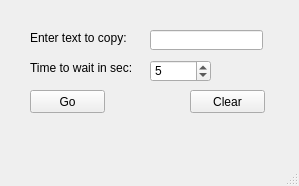
<?xml version="1.0" encoding="UTF-8"?>
<ui version="4.0">
 <class>MainWindow</class>
 <widget class="QMainWindow" name="MainWindow">
  <property name="geometry">
   <rect>
    <x>0</x>
    <y>0</y>
    <width>299</width>
    <height>186</height>
   </rect>
  </property>
  <property name="windowTitle">
   <string>JustCopy</string>
  </property>
  <widget class="QWidget" name="centralwidget">
   <widget class="QLineEdit" name="lineEdit">
    <property name="geometry">
     <rect>
      <x>150</x>
      <y>30</y>
      <width>113</width>
      <height>20</height>
     </rect>
    </property>
   </widget>
   <widget class="QLabel" name="label">
    <property name="geometry">
     <rect>
      <x>30</x>
      <y>30</y>
      <width>101</width>
      <height>16</height>
     </rect>
    </property>
    <property name="text">
     <string>Enter text to copy:</string>
    </property>
   </widget>
   <widget class="QLabel" name="label_2">
    <property name="geometry">
     <rect>
      <x>30</x>
      <y>60</y>
      <width>101</width>
      <height>16</height>
     </rect>
    </property>
    <property name="text">
     <string>Time to wait in sec:</string>
    </property>
   </widget>
   <widget class="QSpinBox" name="spinBox">
    <property name="geometry">
     <rect>
      <x>150</x>
      <y>60</y>
      <width>61</width>
      <height>22</height>
     </rect>
    </property>
    <property name="value">
     <number>5</number>
    </property>
   </widget>
   <widget class="QPushButton" name="goButton">
    <property name="geometry">
     <rect>
      <x>30</x>
      <y>90</y>
      <width>75</width>
      <height>23</height>
     </rect>
    </property>
    <property name="text">
     <string>Go</string>
    </property>
   </widget>
   <widget class="QPushButton" name="clearButton">
    <property name="geometry">
     <rect>
      <x>190</x>
      <y>90</y>
      <width>75</width>
      <height>23</height>
     </rect>
    </property>
    <property name="text">
     <string>Clear</string>
    </property>
   </widget>
  </widget>
  <widget class="QMenuBar" name="menubar">
   <property name="geometry">
    <rect>
     <x>0</x>
     <y>0</y>
     <width>299</width>
     <height>21</height>
    </rect>
   </property>
  </widget>
  <widget class="QStatusBar" name="statusbar"/>
 </widget>
 <resources/>
 <connections/>
</ui>
